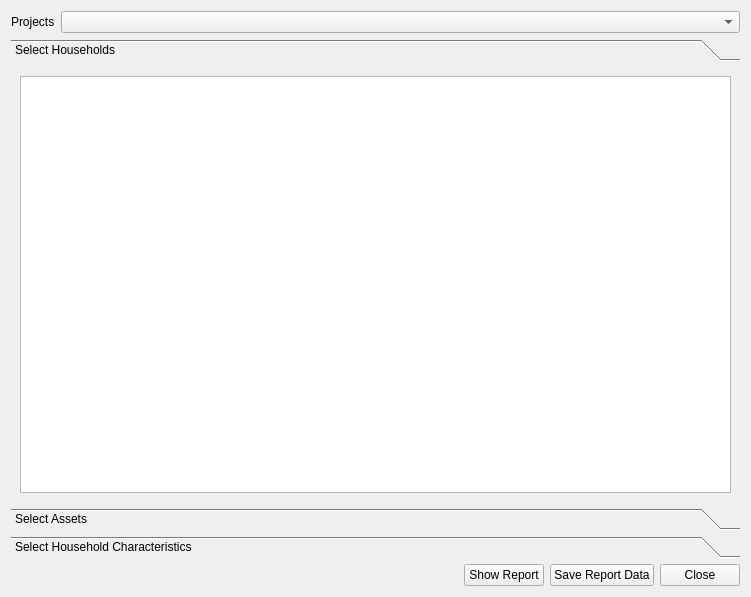
<?xml version="1.0" encoding="UTF-8"?>
<ui version="4.0">
 <class>Dialog</class>
 <widget class="QDialog" name="Dialog">
  <property name="geometry">
   <rect>
    <x>0</x>
    <y>0</y>
    <width>751</width>
    <height>597</height>
   </rect>
  </property>
  <property name="minimumSize">
   <size>
    <width>751</width>
    <height>597</height>
   </size>
  </property>
  <property name="windowTitle">
   <string>Dialog</string>
  </property>
  <layout class="QGridLayout" name="gridLayout_3">
   <item row="0" column="0">
    <layout class="QFormLayout" name="formLayout_2">
     <item row="0" column="0">
      <widget class="QLabel" name="label">
       <property name="text">
        <string>Projects</string>
       </property>
      </widget>
     </item>
     <item row="0" column="1">
      <widget class="QComboBox" name="cmbProjects"/>
     </item>
    </layout>
   </item>
   <item row="1" column="0">
    <widget class="QToolBox" name="toolBox">
     <property name="currentIndex">
      <number>0</number>
     </property>
     <widget class="QWidget" name="page">
      <property name="geometry">
       <rect>
        <x>0</x>
        <y>0</y>
        <width>733</width>
        <height>439</height>
       </rect>
      </property>
      <attribute name="label">
       <string>Select Households</string>
      </attribute>
      <layout class="QVBoxLayout" name="verticalLayout_8">
       <item>
        <widget class="QTreeView" name="treeViewHouseholds"/>
       </item>
      </layout>
     </widget>
     <widget class="QWidget" name="page_5">
      <property name="geometry">
       <rect>
        <x>0</x>
        <y>0</y>
        <width>733</width>
        <height>439</height>
       </rect>
      </property>
      <attribute name="label">
       <string>Select Assets</string>
      </attribute>
      <layout class="QGridLayout" name="gridLayout_2">
       <item row="0" column="0" colspan="3">
        <layout class="QFormLayout" name="formLayout">
         <item row="0" column="0">
          <widget class="QLabel" name="label_2">
           <property name="text">
            <string>Asset Categories</string>
           </property>
          </widget>
         </item>
         <item row="0" column="1">
          <widget class="QComboBox" name="comboBox_2"/>
         </item>
        </layout>
       </item>
       <item row="1" column="0">
        <layout class="QVBoxLayout" name="verticalLayout_6">
         <item>
          <widget class="QLabel" name="label_10">
           <property name="text">
            <string>Available Assets</string>
           </property>
          </widget>
         </item>
         <item>
          <widget class="QListView" name="listViewAssets"/>
         </item>
        </layout>
       </item>
       <item row="1" column="1">
        <widget class="QFrame" name="frame_2">
         <property name="frameShape">
          <enum>QFrame::StyledPanel</enum>
         </property>
         <property name="frameShadow">
          <enum>QFrame::Raised</enum>
         </property>
         <layout class="QVBoxLayout" name="verticalLayout_4">
          <item>
           <spacer name="verticalSpacer_4">
            <property name="orientation">
             <enum>Qt::Vertical</enum>
            </property>
            <property name="sizeHint" stdset="0">
             <size>
              <width>20</width>
              <height>123</height>
             </size>
            </property>
           </spacer>
          </item>
          <item>
           <widget class="QPushButton" name="cmdAssetsMoveAll">
            <property name="text">
             <string>&gt;&gt;</string>
            </property>
           </widget>
          </item>
          <item>
           <widget class="QPushButton" name="cmdAssetsRemoveAll">
            <property name="text">
             <string>&lt;&lt;</string>
            </property>
           </widget>
          </item>
          <item>
           <widget class="QPushButton" name="cmdAssetsMoveSelected">
            <property name="text">
             <string>&gt;</string>
            </property>
           </widget>
          </item>
          <item>
           <widget class="QPushButton" name="cmdAssetsRemoveSelected">
            <property name="text">
             <string>&lt;</string>
            </property>
           </widget>
          </item>
          <item>
           <spacer name="verticalSpacer_5">
            <property name="orientation">
             <enum>Qt::Vertical</enum>
            </property>
            <property name="sizeHint" stdset="0">
             <size>
              <width>20</width>
              <height>122</height>
             </size>
            </property>
           </spacer>
          </item>
         </layout>
        </widget>
       </item>
       <item row="1" column="2">
        <layout class="QVBoxLayout" name="verticalLayout_5">
         <item>
          <widget class="QLabel" name="label_9">
           <property name="text">
            <string>Selected Assets</string>
           </property>
          </widget>
         </item>
         <item>
          <widget class="QListView" name="listViewSelectedAssets"/>
         </item>
        </layout>
       </item>
      </layout>
     </widget>
     <widget class="QWidget" name="page_6">
      <property name="geometry">
       <rect>
        <x>0</x>
        <y>0</y>
        <width>733</width>
        <height>439</height>
       </rect>
      </property>
      <attribute name="label">
       <string>Select Household Characteristics</string>
      </attribute>
      <layout class="QGridLayout" name="gridLayout">
       <item row="0" column="0">
        <layout class="QVBoxLayout" name="verticalLayout_2">
         <item>
          <widget class="QLabel" name="label_8">
           <property name="text">
            <string>Available Characteristics</string>
           </property>
          </widget>
         </item>
         <item>
          <widget class="QListView" name="listViewHCharacteristics"/>
         </item>
        </layout>
       </item>
       <item row="0" column="1">
        <widget class="QFrame" name="frame">
         <property name="frameShape">
          <enum>QFrame::StyledPanel</enum>
         </property>
         <property name="frameShadow">
          <enum>QFrame::Raised</enum>
         </property>
         <layout class="QVBoxLayout" name="verticalLayout_3">
          <item>
           <spacer name="verticalSpacer_2">
            <property name="orientation">
             <enum>Qt::Vertical</enum>
            </property>
            <property name="sizeHint" stdset="0">
             <size>
              <width>20</width>
              <height>137</height>
             </size>
            </property>
           </spacer>
          </item>
          <item>
           <widget class="QPushButton" name="cmdHouseholdMoveAll">
            <property name="text">
             <string>&gt;&gt;</string>
            </property>
           </widget>
          </item>
          <item>
           <widget class="QPushButton" name="cmdHouseholdRemoveAll">
            <property name="text">
             <string>&lt;&lt;</string>
            </property>
           </widget>
          </item>
          <item>
           <widget class="QPushButton" name="cmdHouseholdMoveSelected">
            <property name="text">
             <string>&gt;</string>
            </property>
           </widget>
          </item>
          <item>
           <widget class="QPushButton" name="cmdHouseholdRemoveSelected">
            <property name="text">
             <string>&lt;</string>
            </property>
           </widget>
          </item>
          <item>
           <spacer name="verticalSpacer_3">
            <property name="orientation">
             <enum>Qt::Vertical</enum>
            </property>
            <property name="sizeHint" stdset="0">
             <size>
              <width>20</width>
              <height>136</height>
             </size>
            </property>
           </spacer>
          </item>
         </layout>
        </widget>
       </item>
       <item row="0" column="2">
        <layout class="QVBoxLayout" name="verticalLayout">
         <item>
          <widget class="QLabel" name="label_7">
           <property name="text">
            <string>Selected Characteristics</string>
           </property>
          </widget>
         </item>
         <item>
          <widget class="QListView" name="listViewSelectedHCharacteristics"/>
         </item>
        </layout>
       </item>
      </layout>
     </widget>
    </widget>
   </item>
   <item row="2" column="0">
    <layout class="QHBoxLayout" name="horizontalLayout">
     <item>
      <spacer name="horizontalSpacer">
       <property name="orientation">
        <enum>Qt::Horizontal</enum>
       </property>
       <property name="sizeHint" stdset="0">
        <size>
         <width>428</width>
         <height>20</height>
        </size>
       </property>
      </spacer>
     </item>
     <item>
      <widget class="QPushButton" name="cmdGenerateReport">
       <property name="text">
        <string>Show Report</string>
       </property>
      </widget>
     </item>
     <item>
      <widget class="QPushButton" name="cmdSaveDataTable">
       <property name="text">
        <string>Save Report Data</string>
       </property>
      </widget>
     </item>
     <item>
      <widget class="QPushButton" name="cmdClose">
       <property name="text">
        <string>Close</string>
       </property>
      </widget>
     </item>
    </layout>
   </item>
  </layout>
 </widget>
 <resources/>
 <connections>
  <connection>
   <sender>cmdClose</sender>
   <signal>clicked()</signal>
   <receiver>Dialog</receiver>
   <slot>mdiClose()</slot>
   <hints>
    <hint type="sourcelabel">
     <x>703</x>
     <y>575</y>
    </hint>
    <hint type="destinationlabel">
     <x>375</x>
     <y>298</y>
    </hint>
   </hints>
  </connection>
 </connections>
 <slots>
  <slot>mdiClose()</slot>
 </slots>
</ui>
